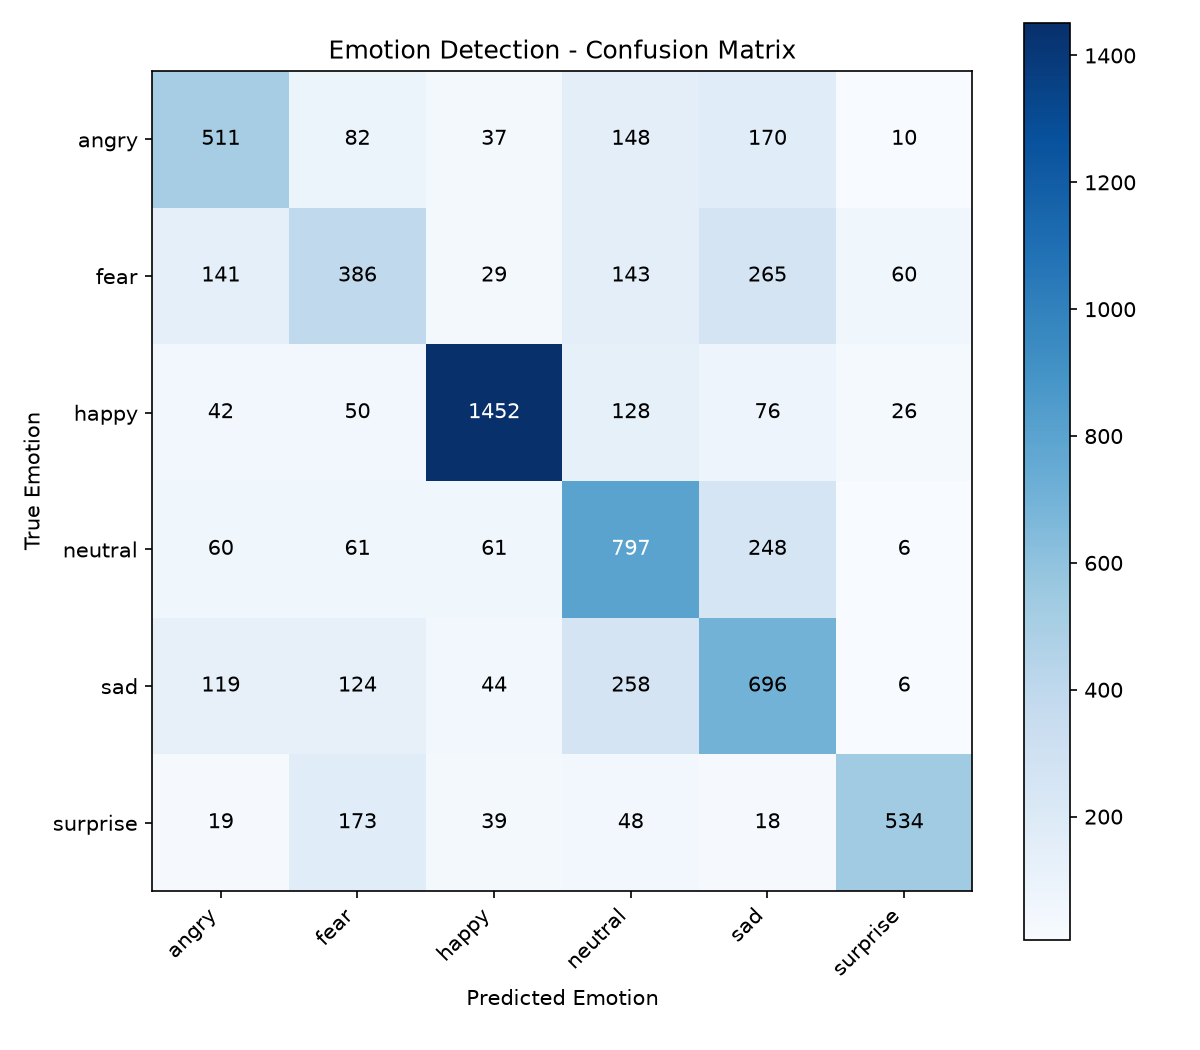

Reproduce this figure in Python.
#################################################################################
#
#  Project Name  : Real-Time Emotion Detection (CNN) - Confusion Matrix Analysis
#  Description   : Loads the trained emotion CNN, runs predictions on the full
#                   test set, and builds a confusion matrix showing exactly
#                   which emotion classes get confused with each other -
#                   quantifies the Happy/Surprise confusion observed during
#                   live testing, and reveals any other class overlaps.
#  Date          : 24-Sep-2026
#  Author        : Shubham Shitole
#
#################################################################################

import numpy as np
import tensorflow as tf
import matplotlib.pyplot as plt
from sklearn.metrics import confusion_matrix, classification_report
from tensorflow.keras.preprocessing.image import ImageDataGenerator

Border = "-" * 50

MODEL_PATH = "emotion_cnn_model.keras"
TEST_DIR = r"C:\Users\shubh\Desktop\Deep_Learning\emotion-detection-cnn\data\test"
EMOTION_CLASSES = ['angry', 'fear', 'happy', 'neutral', 'sad', 'surprise']
IMG_SIZE = 48
BATCH_SIZE = 64


#################################################################################
#
# Function Name : load_test_generator
# Input :         test_dir
# Description :   Builds a test data generator (no augmentation, no shuffle -
#                 order must stay fixed so predictions can be matched back
#                 to true labels correctly)
# Return Value :  test_generator
# Date :          24-Sep-2026
# Author :        Shubham Shitole
#
#################################################################################

def load_test_generator(test_dir):
    test_datagen = ImageDataGenerator(rescale=1.0 / 255)

    test_generator = test_datagen.flow_from_directory(
        test_dir,
        target_size=(IMG_SIZE, IMG_SIZE),
        color_mode='grayscale',
        batch_size=BATCH_SIZE,
        classes=EMOTION_CLASSES,
        class_mode='sparse',
        shuffle=False
    )

    return test_generator


#################################################################################
#
# Function Name : get_predictions
# Input :         model, test_generator
# Description :   Runs the model on every image in the test set and collects
#                 both the predicted and true labels for comparison
# Return Value :  y_true (array of true labels), y_pred (array of predicted labels)
# Date :          24-Sep-2026
# Author :        Shubham Shitole
#
#################################################################################

def get_predictions(model, test_generator):
    predictions = model.predict(test_generator, verbose=1)
    y_pred = np.argmax(predictions, axis=1)
    y_true = test_generator.classes

    return y_true, y_pred


#################################################################################
#
# Function Name : plot_confusion_matrix
# Input :         y_true, y_pred, class_names
# Description :   Builds a confusion matrix and saves it as a heatmap image -
#                 rows are the true emotion, columns are the predicted
#                 emotion, so off-diagonal cells show exactly which classes
#                 the model confuses with each other
# Date :          24-Sep-2026
# Author :        Shubham Shitole
#
#################################################################################

def plot_confusion_matrix(y_true, y_pred, class_names):
    cm = confusion_matrix(y_true, y_pred)

    fig, ax = plt.subplots(figsize=(8, 7))
    im = ax.imshow(cm, cmap='Blues')

    ax.set_xticks(range(len(class_names)))
    ax.set_yticks(range(len(class_names)))
    ax.set_xticklabels(class_names, rotation=45, ha='right')
    ax.set_yticklabels(class_names)
    ax.set_xlabel("Predicted Emotion")
    ax.set_ylabel("True Emotion")
    ax.set_title("Emotion Detection - Confusion Matrix")

    for i in range(len(class_names)):
        for j in range(len(class_names)):
            ax.text(j, i, cm[i, j], ha='center', va='center',
                     color='white' if cm[i, j] > cm.max() / 2 else 'black')

    fig.colorbar(im)
    plt.tight_layout()
    plt.savefig("confusion_matrix.png", dpi=150)
    print("Saved : confusion_matrix.png")


#################################################################################
#
# Function Name : main
# Description :   Loads the model and test data, generates predictions,
#                 prints a per-class classification report, and saves the
#                 confusion matrix visualization
# Date :          24-Sep-2026
# Author :        Shubham Shitole
#
#################################################################################

def main():
    print(Border)
    print("Step 1 : Load Model and Test Data")
    print(Border)

    model = tf.keras.models.load_model(MODEL_PATH)
    test_generator = load_test_generator(TEST_DIR)

    print(Border)
    print("Step 2 : Generate Predictions on Full Test Set")
    print(Border)

    y_true, y_pred = get_predictions(model, test_generator)

    print(Border)
    print("Step 3 : Classification Report")
    print(Border)

    print(classification_report(y_true, y_pred, target_names=EMOTION_CLASSES))

    print(Border)
    print("Step 4 : Build Confusion Matrix")
    print(Border)

    plot_confusion_matrix(y_true, y_pred, EMOTION_CLASSES)


if __name__ == "__main__":
    main()
